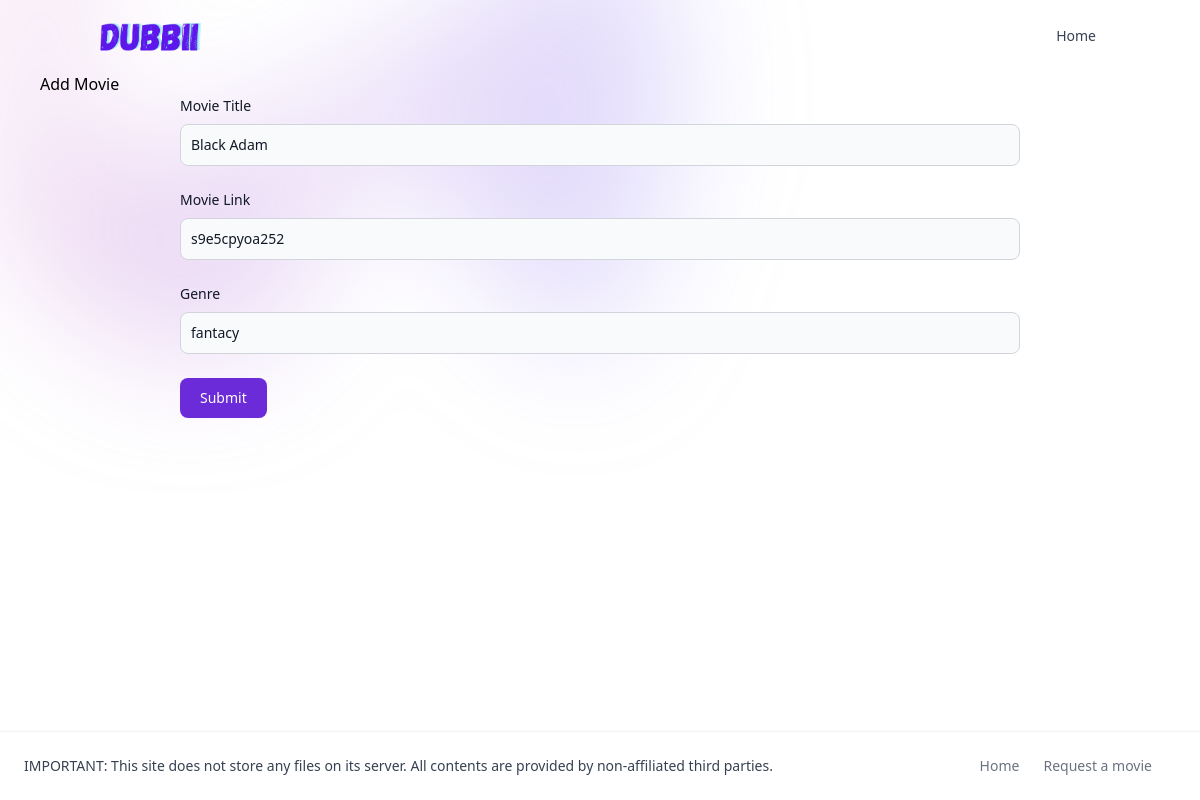
The app's page /1/edit with its own data.
### tables this page shows
CREATE TABLE movies (
    id INTEGER PRIMARY KEY AUTOINCREMENT,
    created TIMESTAMP NOT NULL DEFAULT CURRENT_TIMESTAMP,
    title TEXT NOT NULL,
    link TEXT NOT NULL,
    genre TEXT NOT NULL);

### app.py (the view, shortened to what this page needs)
@app.route('/<int:id>/edit', methods=['POST', 'GET'])
def edit(id):
    movie = get_movie(id)
    return render_template('edit.html', movie=movie)

### app.py (called while the page is built)
def get_db_connection():
    conn = sqlite3.connect("database.sqlite")
    conn.row_factory = sqlite3.Row
    return conn

def get_movie(movie_id):
    conn = get_db_connection()
    movie = conn.execute("SELECT * FROM movies WHERE id = ?",
                         (movie_id,)).fetchone()
    conn.close()
    if movie is None:
        abort(404)
    return movie

### templates/edit.html
{% extends 'base.html' %}
{% block content %}
<h1>{% block title %} Add Movie {% endblock %}</h1>
<form method="post" class="w-3/4 mx-auto">
  <div class="mb-6">
    <label for="title" class="block mb-2 text-sm font-medium text-gray-900 dark:text-white">Movie Title</label>
    <input type="text" id="title" name="title" value="{{ request.form['title'] or movie['title'] }}"
      class="bg-gray-50 border border-gray-300 text-gray-900 text-sm rounded-lg focus:ring-purple-500 focus:border-purple-500 block w-full p-2.5 dark:bg-gray-700 dark:border-gray-600 dark:placeholder-gray-400 dark:text-white dark:focus:ring-purple-500 dark:focus:border-purple-500"
      placeholder="Black Panther" required>
  </div>
  <div class="mb-6">
    <label for="link" class="block mb-2 text-sm font-medium text-gray-900 dark:text-white">Movie Link</label>
    <input type="text" id="link" name="link" value="{{ request.form['link'] or movie['link'] }}"
      class="bg-gray-50 border border-gray-300 text-gray-900 text-sm rounded-lg focus:ring-purple-500 focus:border-purple-500 block w-full p-2.5 dark:bg-gray-700 dark:border-gray-600 dark:placeholder-gray-400 dark:text-white dark:focus:ring-purple-500 dark:focus:border-purple-500"
      required>
  </div>
  <div class="mb-6">
    <label for="genre" class="block mb-2 text-sm font-medium text-gray-900 dark:text-white">Genre</label>
    <input type="text" id="genre" name="genre" value="{{ request.form['genre'] or movie['genre'] }}"
      class="bg-gray-50 border border-gray-300 text-gray-900 text-sm rounded-lg focus:ring-purple-500 focus:border-purple-500 block w-full p-2.5 dark:bg-gray-700 dark:border-gray-600 dark:placeholder-gray-400 dark:text-white dark:focus:ring-purple-500 dark:focus:border-purple-500"
      required>
  </div>
  <button type="submit"
    class="text-white bg-purple-700 hover:bg-purple-800 focus:ring-4 focus:outline-none focus:ring-purple-300 font-medium rounded-lg text-sm w-full sm:w-auto px-5 py-2.5 text-center dark:bg-purple-600 dark:hover:bg-purple-700 dark:focus:ring-purple-800">Submit</button>
</form>
{% endblock %}

### templates/base.html (shortened to what this page needs)
<!doctype html>
<html lang="en">
<head>
  <link rel="stylesheet" href="{{ url_for('static', filename='dist/css/output.css') }}">
</head>
<body>
  <nav class="bg-transparent border-gray-200 px-2 sm:px-4 py-2.5 rounded dark:bg-gray-900">
    <div class="container flex flex-wrap items-center justify-between mx-auto">
      <a href="{{ url_for('index')}}" class="flex items-center">
        <img src="{{ url_for('static', filename='images/dubbii_copy.png') }}" class="h-6 mr-3 sm:h-9 logo-svg"
          alt="Dubbii Logo" />
      </a>
      <div class="hidden w-full md:block md:w-auto" id="navbar-default">
        <ul
          class="flex flex-col p-4 mt-4 border border-gray-100 rounded-lg bg-gray-50 md:flex-row md:space-x-8 md:mt-0 md:text-sm md:font-medium md:border-0 md:bg-white dark:bg-gray-800 md:dark:bg-gray-900 dark:border-gray-700">
          <li>
            <a href="/"
              class="block py-2 pl-3 pr-4 text-gray-700 rounded hover:bg-gray-100 md:hover:bg-transparent md:border-0 md:hover:text-blue-700 md:p-0 dark:text-gray-400 md:dark:hover:text-white dark:hover:bg-gray-700 dark:hover:text-white md:dark:hover:bg-transparent">Home</a>
          </li>
        </ul>
      </div>
    </div>
  </nav>
  <div class="
            absolute
            inset-x-0
            top-[-10rem]
            -z-10
            transform-gpu
            overflow-hidden
            blur-3xl
            sm:top-[-20rem]
          ">
  </div>
  <div class="mx-10">
    {% block content %} {% endblock %}
  </div>
  <footer
    class="fixed bottom-0 left-0 z-20 p-4 w-full bg-white border-t border-gray-100 shadow md:flex md:items-center md:justify-between md:p-6 dark:bg-gray-800 dark:border-gray-600">
    <span class="text-sm text-gray-700 sm:text-center dark:text-gray-400">
      IMPORTANT: This site does not store any files on its server. All contents are provided by non-affiliated third
      parties.
    </span>
    <ul class="flex flex-wrap items-center mt-3 text-sm text-gray-500 dark:text-gray-400 sm:mt-0">
      <li>
        <a href="/" class="mr-4 hover:underline md:mr-6 ">Home</a>
      </li>
      <li>
        <a href="#" class="mr-4 hover:underline md:mr-6">Request a movie</a>
      </li>
    </ul>
  </footer>
</body>
</html>

### records on screen
movies: title "Black Adam", link "s9e5cpyoa252", genre "fantacy"
